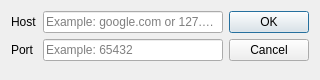
<?xml version="1.0" encoding="UTF-8"?>
<ui version="4.0">
 <class>Startup</class>
 <widget class="QDialog" name="Startup">
  <property name="windowModality">
   <enum>Qt::WindowModal</enum>
  </property>
  <property name="geometry">
   <rect>
    <x>0</x>
    <y>0</y>
    <width>320</width>
    <height>80</height>
   </rect>
  </property>
  <property name="minimumSize">
   <size>
    <width>320</width>
    <height>80</height>
   </size>
  </property>
  <property name="maximumSize">
   <size>
    <width>320</width>
    <height>80</height>
   </size>
  </property>
  <property name="windowTitle">
   <string>Setup remote connection</string>
  </property>
  <property name="modal">
   <bool>true</bool>
  </property>
  <layout class="QHBoxLayout" name="horizontalLayout">
   <item>
    <layout class="QFormLayout" name="formLayout">
     <item row="0" column="0">
      <widget class="QLabel" name="lblHost">
       <property name="text">
        <string>Host</string>
       </property>
      </widget>
     </item>
     <item row="0" column="1">
      <widget class="QLineEdit" name="host">
       <property name="inputMethodHints">
        <set>Qt::ImhSensitiveData</set>
       </property>
       <property name="placeholderText">
        <string>Example: google.com or 127.0.0.1</string>
       </property>
      </widget>
     </item>
     <item row="1" column="0">
      <widget class="QLabel" name="lblPort">
       <property name="text">
        <string>Port</string>
       </property>
      </widget>
     </item>
     <item row="1" column="1">
      <widget class="QLineEdit" name="port">
       <property name="inputMethodHints">
        <set>Qt::ImhDigitsOnly</set>
       </property>
       <property name="placeholderText">
        <string>Example: 65432</string>
       </property>
      </widget>
     </item>
    </layout>
   </item>
   <item>
    <widget class="QDialogButtonBox" name="buttonBox">
     <property name="orientation">
      <enum>Qt::Vertical</enum>
     </property>
     <property name="standardButtons">
      <set>QDialogButtonBox::Cancel|QDialogButtonBox::Ok</set>
     </property>
    </widget>
   </item>
  </layout>
 </widget>
 <resources/>
 <connections>
  <connection>
   <sender>buttonBox</sender>
   <signal>accepted()</signal>
   <receiver>Startup</receiver>
   <slot>accept()</slot>
   <hints>
    <hint type="sourcelabel">
     <x>248</x>
     <y>254</y>
    </hint>
    <hint type="destinationlabel">
     <x>157</x>
     <y>274</y>
    </hint>
   </hints>
  </connection>
  <connection>
   <sender>buttonBox</sender>
   <signal>rejected()</signal>
   <receiver>Startup</receiver>
   <slot>reject()</slot>
   <hints>
    <hint type="sourcelabel">
     <x>316</x>
     <y>260</y>
    </hint>
    <hint type="destinationlabel">
     <x>286</x>
     <y>274</y>
    </hint>
   </hints>
  </connection>
 </connections>
</ui>
